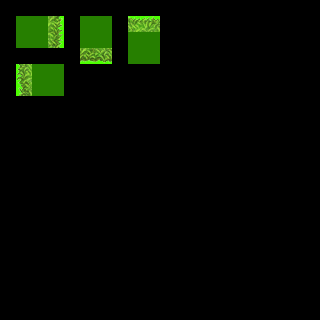

A 2D game scene composited from a Tiled map and its tileset images. What follows is a short description and the map's XML, with every tile layer's data as written:
An orthogonal 20x20 tile map with 16x16 px tiles, 3 tile layers (regions, input_set, output_under2 grass), 2 tilesets.

<map version="1.0" orientation="orthogonal" renderorder="right-down" width="20" height="20" tilewidth="16" tileheight="16" nextobjectid="6">
 <properties>
  <property name="NoOverlappingRules" value="true" />
 </properties>
 <tileset firstgid="1" name="ruleset" tilewidth="16" tileheight="16" tilecount="60" columns="10">
  <image source="../tilesets/ruleset.png" width="160" height="96" />
 </tileset>
 <tileset firstgid="61" name="outside_a2" tilewidth="16" tileheight="16" tilecount="768" columns="32">
  <image source="../tilesets/outside_a2.png" width="512" height="384" />
 </tileset>
 <layer name="regions" width="20" height="20">
  <data encoding="csv">
0,0,0,0,0,0,0,0,0,0,0,0,0,0,0,0,0,0,0,0,
0,1,1,1,0,1,1,0,1,1,0,0,0,0,0,0,0,0,0,0,
0,1,1,1,0,1,1,0,1,1,0,0,0,0,0,0,0,0,0,0,
0,0,0,0,0,1,1,0,1,1,0,0,0,0,0,0,0,0,0,0,
0,1,1,1,0,0,0,0,0,0,0,0,0,0,0,0,0,0,0,0,
0,1,1,1,0,0,0,0,0,0,0,0,0,0,0,0,0,0,0,0,
0,0,0,0,0,0,0,0,0,0,0,0,0,0,0,0,0,0,0,0,
0,0,0,0,0,0,0,0,0,0,0,0,0,0,0,0,0,0,0,0,
0,0,0,0,0,0,0,0,0,0,0,0,0,0,0,0,0,0,0,0,
0,0,0,0,0,0,0,0,0,0,0,0,0,0,0,0,0,0,0,0,
0,0,0,0,0,0,0,0,0,0,0,0,0,0,0,0,0,0,0,0,
0,0,0,0,0,0,0,0,0,0,0,0,0,0,0,0,0,0,0,0,
0,0,0,0,0,0,0,0,0,0,0,0,0,0,0,0,0,0,0,0,
0,0,0,0,0,0,0,0,0,0,0,0,0,0,0,0,0,0,0,0,
0,0,0,0,0,0,0,0,0,0,0,0,0,0,0,0,0,0,0,0,
0,0,0,0,0,0,0,0,0,0,0,0,0,0,0,0,0,0,0,0,
0,0,0,0,0,0,0,0,0,0,0,0,0,0,0,0,0,0,0,0,
0,0,0,0,0,0,0,0,0,0,0,0,0,0,0,0,0,0,0,0,
0,0,0,0,0,0,0,0,0,0,0,0,0,0,0,0,0,0,0,0,
0,0,0,0,0,0,0,0,0,0,0,0,0,0,0,0,0,0,0,0
</data>
 </layer>
 <layer name="input_set" width="20" height="20">
  <data encoding="csv">
0,0,0,0,0,0,0,0,0,0,0,0,0,0,0,0,0,0,0,0,
0,23,23,3,0,23,23,0,3,3,0,0,0,0,0,0,0,0,0,0,
0,23,23,3,0,23,23,0,23,23,0,0,0,0,0,0,0,0,0,0,
0,0,0,0,0,3,3,0,23,23,0,0,0,0,0,0,0,0,0,0,
0,3,23,23,0,0,0,0,0,0,0,0,0,0,0,0,0,0,0,0,
0,3,23,23,0,0,0,0,0,0,0,0,0,0,0,0,0,0,0,0,
0,0,0,0,0,0,0,0,0,0,0,0,0,0,0,0,0,0,0,0,
0,0,0,0,0,0,0,0,0,0,0,0,0,0,0,0,0,0,0,0,
0,0,0,0,0,0,0,0,0,0,0,0,0,0,0,0,0,0,0,0,
0,0,0,0,0,0,0,0,0,0,0,0,0,0,0,0,0,0,0,0,
0,0,0,0,0,0,0,0,0,0,0,0,0,0,0,0,0,0,0,0,
0,0,0,0,0,0,0,0,0,0,0,0,0,0,0,0,0,0,0,0,
0,0,0,0,0,0,0,0,0,0,0,0,0,0,0,0,0,0,0,0,
0,0,0,0,0,0,0,0,0,0,0,0,0,0,0,0,0,0,0,0,
0,0,0,0,0,0,0,0,0,0,0,0,0,0,0,0,0,0,0,0,
0,0,0,0,0,0,0,0,0,0,0,0,0,0,0,0,0,0,0,0,
0,0,0,0,0,0,0,0,0,0,0,0,0,0,0,0,0,0,0,0,
0,0,0,0,0,0,0,0,0,0,0,0,0,0,0,0,0,0,0,0,
0,0,0,0,0,0,0,0,0,0,0,0,0,0,0,0,0,0,0,0,
0,0,0,0,0,0,0,0,0,0,0,0,0,0,0,0,0,0,0,0
</data>
 </layer>
 <layer name="output_under2 grass" width="20" height="20">
  <data encoding="csv">
0,0,0,0,0,0,0,0,0,0,0,0,0,0,0,0,0,0,0,0,
0,0,0,176,0,0,0,0,142,143,0,0,0,0,0,0,0,0,0,0,
0,0,0,208,0,0,0,0,0,0,0,0,0,0,0,0,0,0,0,0,
0,0,0,0,0,238,239,0,0,0,0,0,0,0,0,0,0,0,0,0,
0,173,0,0,0,0,0,0,0,0,0,0,0,0,0,0,0,0,0,0,
0,205,0,0,0,0,0,0,0,0,0,0,0,0,0,0,0,0,0,0,
0,0,0,0,0,0,0,0,0,0,0,0,0,0,0,0,0,0,0,0,
0,0,0,0,0,0,0,0,0,0,0,0,0,0,0,0,0,0,0,0,
0,0,0,0,0,0,0,0,0,0,0,0,0,0,0,0,0,0,0,0,
0,0,0,0,0,0,0,0,0,0,0,0,0,0,0,0,0,0,0,0,
0,0,0,0,0,0,0,0,0,0,0,0,0,0,0,0,0,0,0,0,
0,0,0,0,0,0,0,0,0,0,0,0,0,0,0,0,0,0,0,0,
0,0,0,0,0,0,0,0,0,0,0,0,0,0,0,0,0,0,0,0,
0,0,0,0,0,0,0,0,0,0,0,0,0,0,0,0,0,0,0,0,
0,0,0,0,0,0,0,0,0,0,0,0,0,0,0,0,0,0,0,0,
0,0,0,0,0,0,0,0,0,0,0,0,0,0,0,0,0,0,0,0,
0,0,0,0,0,0,0,0,0,0,0,0,0,0,0,0,0,0,0,0,
0,0,0,0,0,0,0,0,0,0,0,0,0,0,0,0,0,0,0,0,
0,0,0,0,0,0,0,0,0,0,0,0,0,0,0,0,0,0,0,0,
0,0,0,0,0,0,0,0,0,0,0,0,0,0,0,0,0,0,0,0
</data>
 </layer>
</map>
